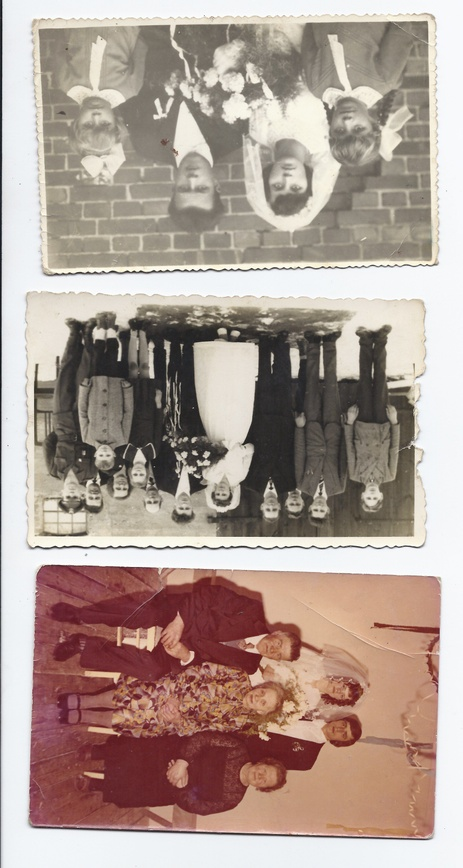
#> input picture temp_input/1.jpg, 463 x 868 px, shrunk from 1866 x 3496 before the run
$ python -i verify_tissaia_v14.py   (imports and definitions only)
#> lines starting #> are read from the running program, lines starting #| are printed output that depends on the picture; after the words box and inside, x2 and y2 are one past the last pixel; in counts of white or black regions, pixels touching at a corner belong together
#> further down, picture is the input picture: shape (868, 463, 3); mean B, G, R 148.2, 157, 174.2
import os
import re
import zipfile
import shutil
import cv2
import numpy as np
import concurrent.futures
import time

# --- CONFIG ---
INPUT_ZIP = "zdjecia.zip"
TEMP_DIR = "temp_input"
CHECKLIST_FILE = "Lista kontrolna.txt"
DEBUG_DIR = "debug_output"

class Colors:
    HEADER = '\033[95m'
    OKBLUE = '\033[94m'
    OKGREEN = '\033[92m'
    WARNING = '\033[93m'
    FAIL = '\033[91m'
    CYAN = '\033[96m'
    BOLD = '\033[1m'
    ENDC = '\033[0m'

# --- 1. SETUP ENV ---
# [34 lines left out: functions setup_environment, parse_checklist, not called in this run]

# --- CORE ALGORITHMS (SILNIK GRAFICZNY) ---

def run_watershed(img, dist_ratio=0.2, kernel_size=3, morph_iter=2):
    """
    Level 1 & 2: Watershed segmentation.
    """
#> called with dist_ratio = 0.2, kernel_size = 3, morph_iter = 2
    try:
        gray = cv2.cvtColor(img, cv2.COLOR_BGR2GRAY)
        ret, thresh = cv2.threshold(gray, 0, 255, cv2.THRESH_BINARY_INV + cv2.THRESH_OTSU)
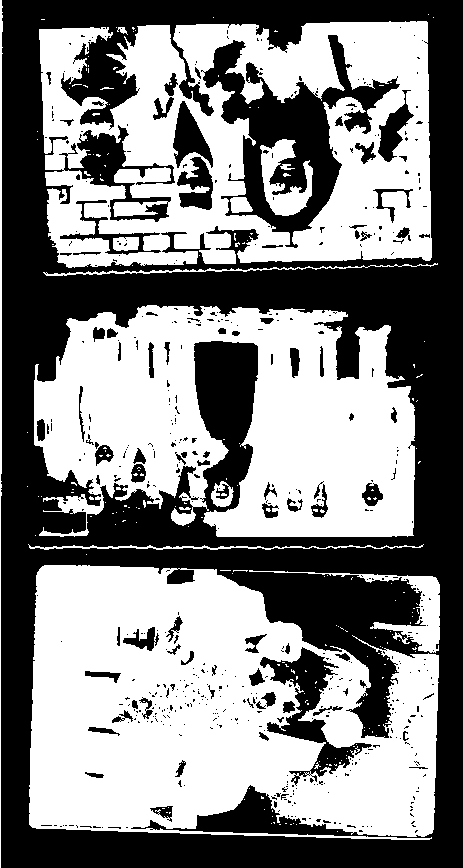
#> thresh: shape (868, 463); 52.2% white; 553 black regions (468 under 20 px), largest, box (x1, y1, x2, y2) and area: (1, 0, 463, 868) 161722, (201, 35, 400, 248) 13171, (260, 647, 372, 786) 4050
#> ret = 163

        kernel = np.ones((kernel_size, kernel_size), np.uint8)
        opening = cv2.morphologyEx(thresh, cv2.MORPH_OPEN, kernel, iterations=morph_iter)
#> opening: shape (868, 463); 48.9% white; 46 white regions, largest, box (x1, y1, x2, y2) and area: (29, 565, 323, 832) 58786, (34, 305, 415, 537) 57457, (99, 21, 432, 263) 36269

        sure_bg = cv2.dilate(opening, kernel, iterations=3)
#> sure_bg: shape (868, 463); 59.9% white; 52 black regions (22 under 20 px), largest, box (x1, y1, x2, y2) and area: (0, 0, 463, 868) 138740, (200, 38, 388, 229) 8498, (197, 344, 255, 503) 5839

        dist_transform = cv2.distanceTransform(opening, cv2.DIST_L2, 5)
        ret, sure_fg = cv2.threshold(dist_transform, dist_ratio * dist_transform.max(), 255, 0)
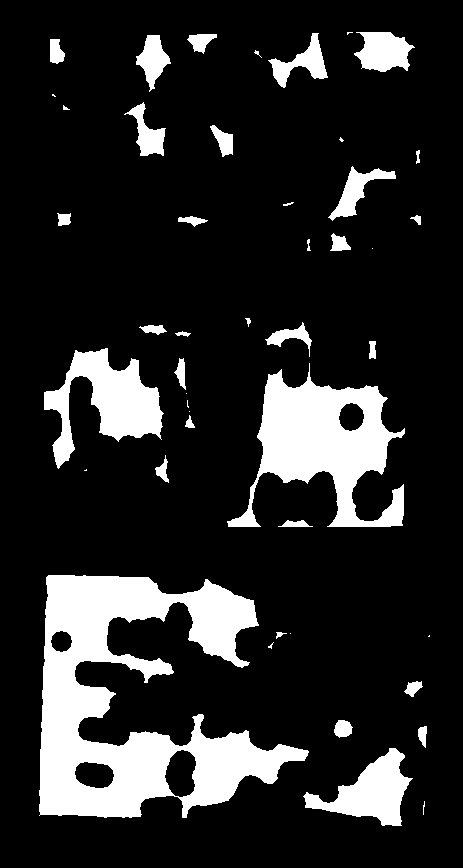
#> sure_fg: shape (868, 463) float32; 15.7% white; 46 white regions (14 under 20 px), largest, box (x1, y1, x2, y2) and area: (39, 575, 309, 818) 30021, (227, 363, 405, 527) 13079, (44, 348, 164, 469) 6235
#> ret = 10.23
        sure_fg = np.uint8(sure_fg)

        unknown = cv2.subtract(sure_bg, sure_fg)
#> unknown: shape (868, 463); 44.2% white; 13 white regions, largest, box (x1, y1, x2, y2) and area: (36, 18, 435, 270) 68056, (26, 562, 443, 840) 54345, (31, 302, 418, 540) 48267

        ret, markers = cv2.connectedComponents(sure_fg)
#> markers: shape (868, 463) int32; 47 distinct labels, from 0 to 46
#> ret = 47
        markers = markers + 1
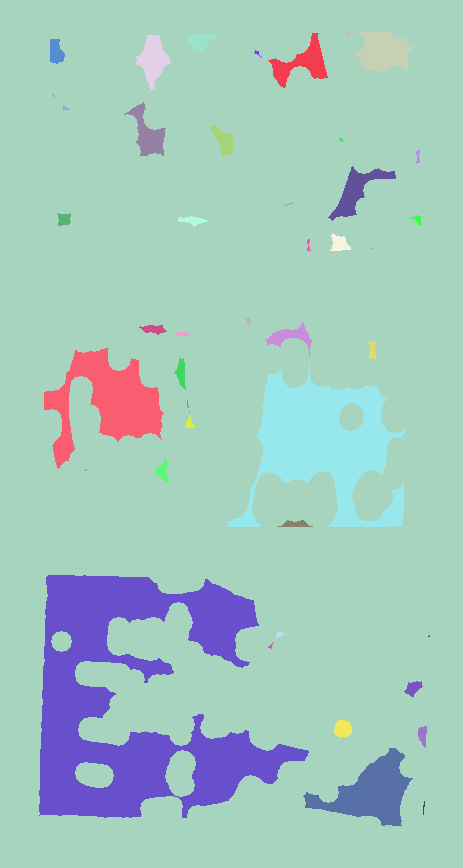
#> markers: shape (868, 463) int32; 47 distinct labels, from 1 to 47; one colour per label, 0 black
        markers[unknown == 255] = 0
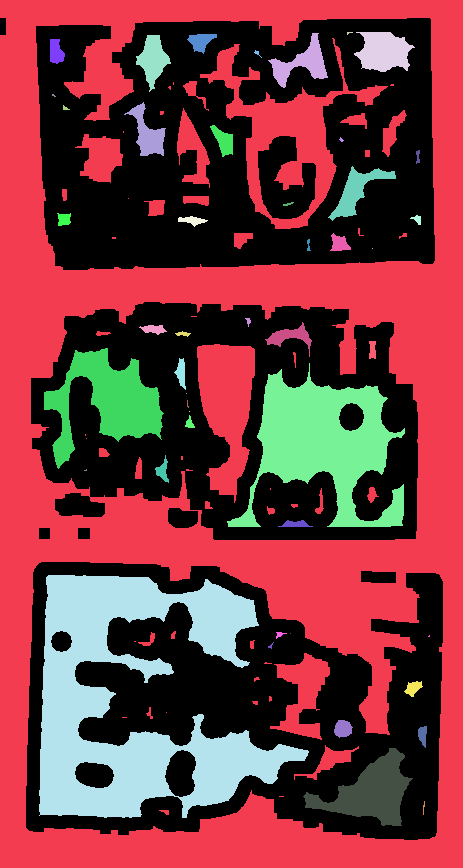
#> markers: shape (868, 463) int32; 48 distinct labels, from 0 to 47; one colour per label, 0 black

        markers = cv2.watershed(img, markers)
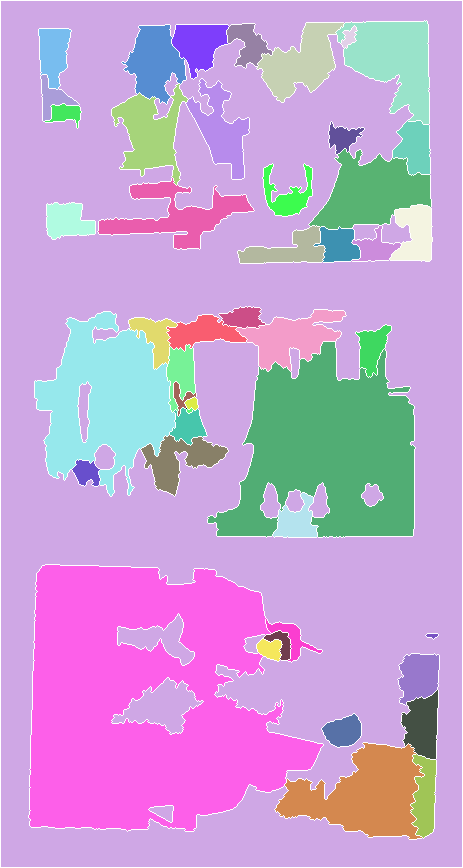
#> markers: shape (868, 463) int32; 49 distinct labels, from -1 to 47; one colour per label, 0 black, -1 white

        cuts = 0
        map_img = img.copy()
        img_area = img.shape[0] * img.shape[1]
#> img_area = 401884
        unique_markers = np.unique(markers)
#> unique_markers = 49 values from -1 to 47

        for m in unique_markers:
            if m <= 1: continue

            mask = np.zeros(gray.shape, dtype="uint8")
            mask[markers == m] = 255

            contours, _ = cv2.findContours(mask, cv2.RETR_EXTERNAL, cv2.CHAIN_APPROX_SIMPLE)
            if not contours: continue

            c = contours[0]
            area = cv2.contourArea(c)
            if area < (img_area * 0.015): continue

            x, y, w, h = cv2.boundingRect(c)
            ratio = w / float(h)
            if ratio > 20 or ratio < 0.05: continue

            cuts += 1
            cv2.rectangle(map_img, (x, y), (x+w, y+h), (0, 255, 0), 5)
            cv2.putText(map_img, str(cuts), (x+50, y+100), cv2.FONT_HERSHEY_SIMPLEX, 3, (0, 0, 255), 5)
#> this loop made 49 passes
#> area on passes 4 to 15: 3303.5, 139.5, 5403, 2800.5, 1773.5, 1272.5, 935.5, 551, 3339.5, 380.5, 2524, 507.5
#> (area, x, y, w, h, ratio) on passes 30, 32, 40, 48: (14626, 35, 312, 140, 184, 0.761), (24982, 208, 342, 207, 195, 1.06), (56879, 29, 565, 294, 266, 1.11), (7806, 275, 743, 149, 96, 1.55)
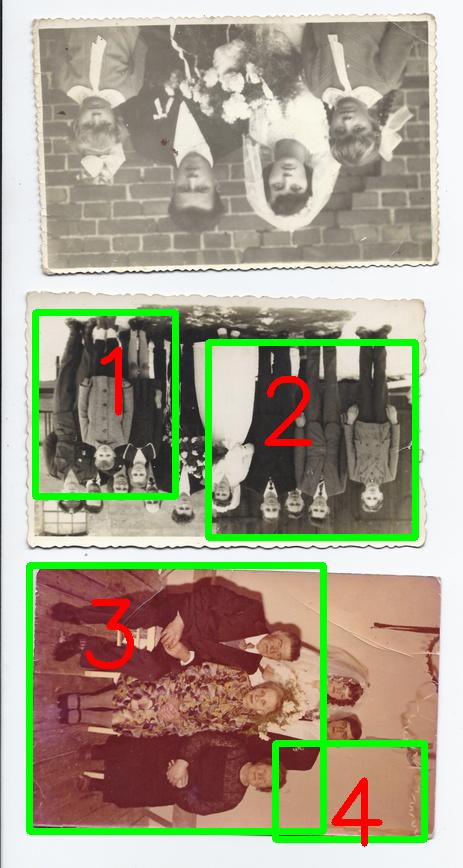
#> map_img: shape (868, 463, 3); 6.22% of pixels changed, all inside (x1, y1, x2, y2) = (26, 309, 428, 847)
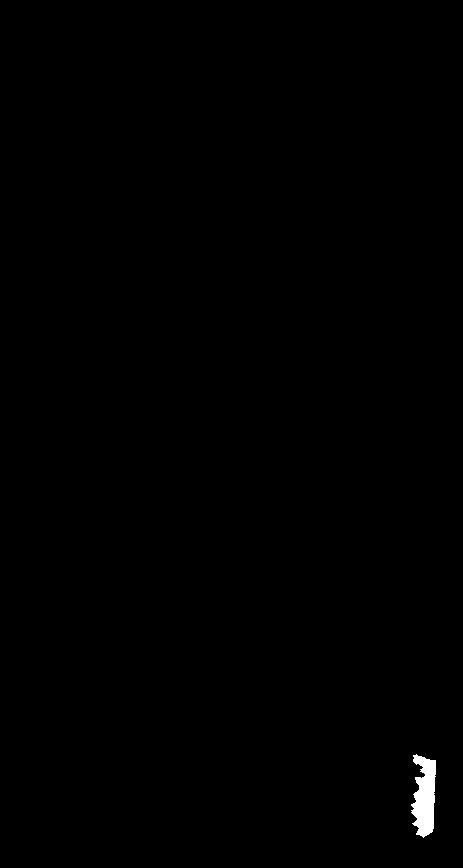
#> mask: shape (868, 463); 0.36% white; 1 white region, box (x1, y1, x2, y2) and area: (411, 754, 436, 838) 1433
#> after the loop, cuts = 4

        return cuts, map_img
    except Exception:
        return 0, None

# [219 lines left out: functions run_simple_contours, run_glue_protocol, solve_file, main, not called in this run]

# [2 lines not run here, left out]

>>> import cv2
>>> picture = cv2.imread('temp_input/1.jpg')
>>> result = run_watershed(picture)

$ run again, on temp_input/13.jpg
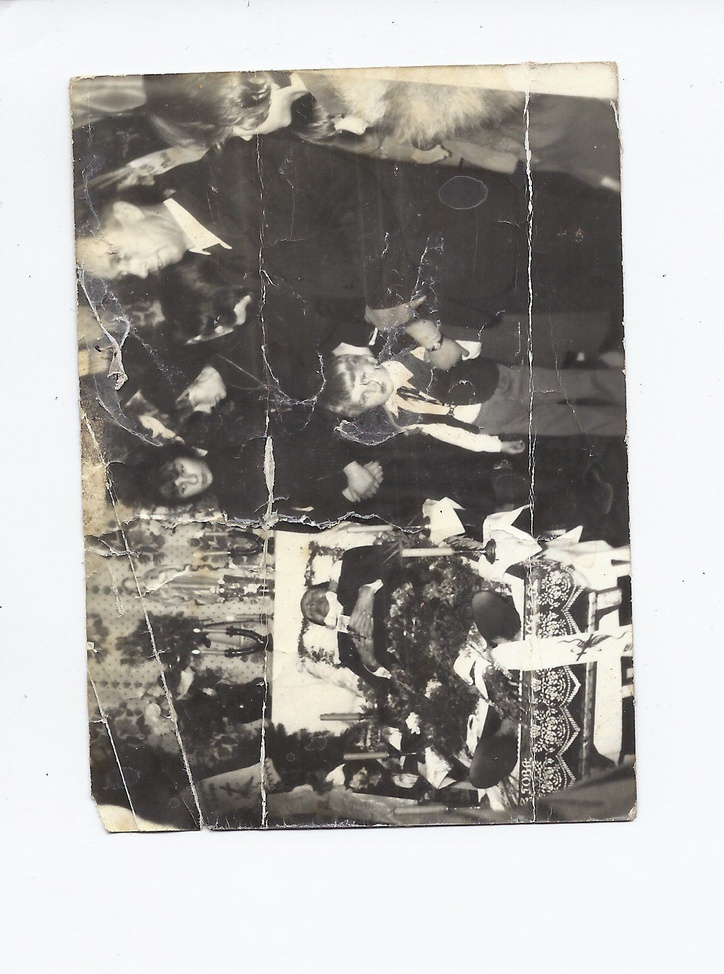
#> input picture temp_input/13.jpg, 724 x 974 px, shrunk from 1172 x 1577 before the run
#> picture is the input picture: shape (974, 724, 3); mean B, G, R 164.2, 167.5, 169.9
#> in run_watershed, `ret, thresh = cv2.threshold(gray, 0, 255, cv2.THRESH_BINARY_INV + cv2...`:
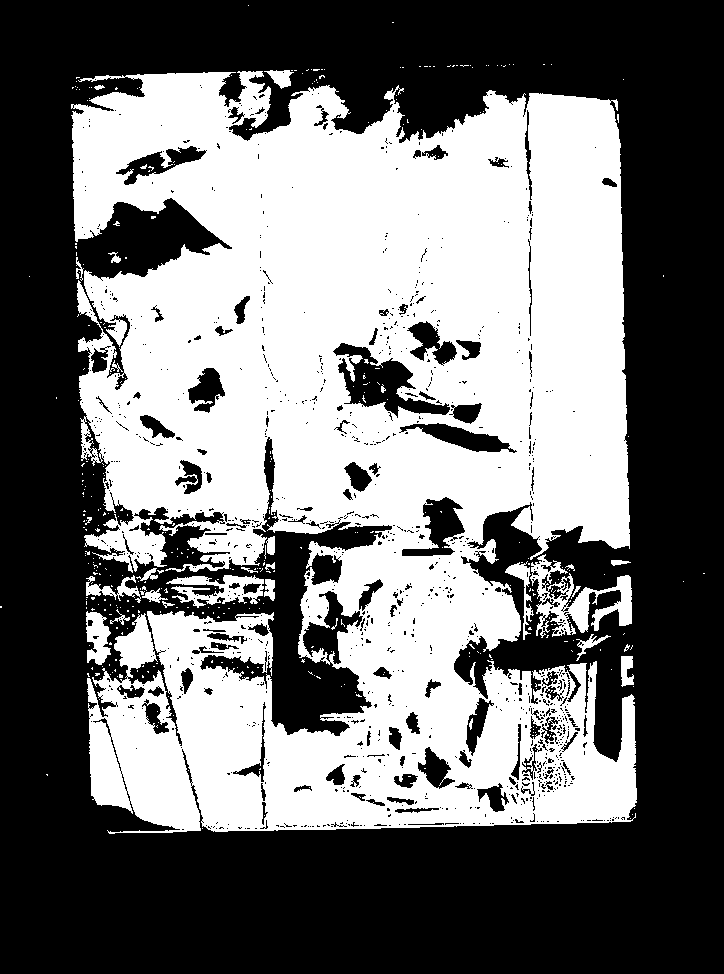
#> thresh: shape (974, 724); 44.7% white; 394 white regions (365 under 20 px), largest, box (x1, y1, x2, y2) and area: (71, 71, 637, 834) 305564, (530, 554, 632, 638) 3161, (166, 575, 264, 608) 1574
#> in run_watershed, `ret, thresh = cv2.threshold(gray, 0, 255, cv2.THRESH_BINARY_INV + cv2...`: ret = 159
#> opening: shape (974, 724); 41.9% white; 91 white regions, largest, box (x1, y1, x2, y2) and area: (72, 72, 630, 831) 271902, (534, 682, 637, 824) 6999, (86, 516, 165, 566) 1719
#> sure_bg: shape (974, 724); 49.3% white; 16 white regions, largest, box (x1, y1, x2, y2) and area: (69, 67, 640, 834) 338199, (535, 573, 635, 635) 3091, (206, 572, 278, 607) 1730
#> in run_watershed, `ret, sure_fg = cv2.threshold(dist_transform, dist_ratio * dist_transfo..`: ret = 12.08
#> unknown: shape (974, 724); 33.5% white; 25 white regions, largest, box (x1, y1, x2, y2) and area: (69, 67, 640, 834) 219480, (166, 356, 254, 425) 3167, (535, 573, 635, 635) 3091
#> in run_watershed, `ret, markers = cv2.connectedComponents(sure_fg)`: ret = 35
#> unique_markers = 36 values from -1 to 35
#> the loop in run_watershed, `for m in unique_markers:` made 36 passes
#> area on passes 5, 7, 8, 9, 10, 11, 12, 13: 303, 159.5, 589, 839.5, 6527.5, 363, 1163, 769.5
#> after the loop in run_watershed, `for m in unique_markers:`:
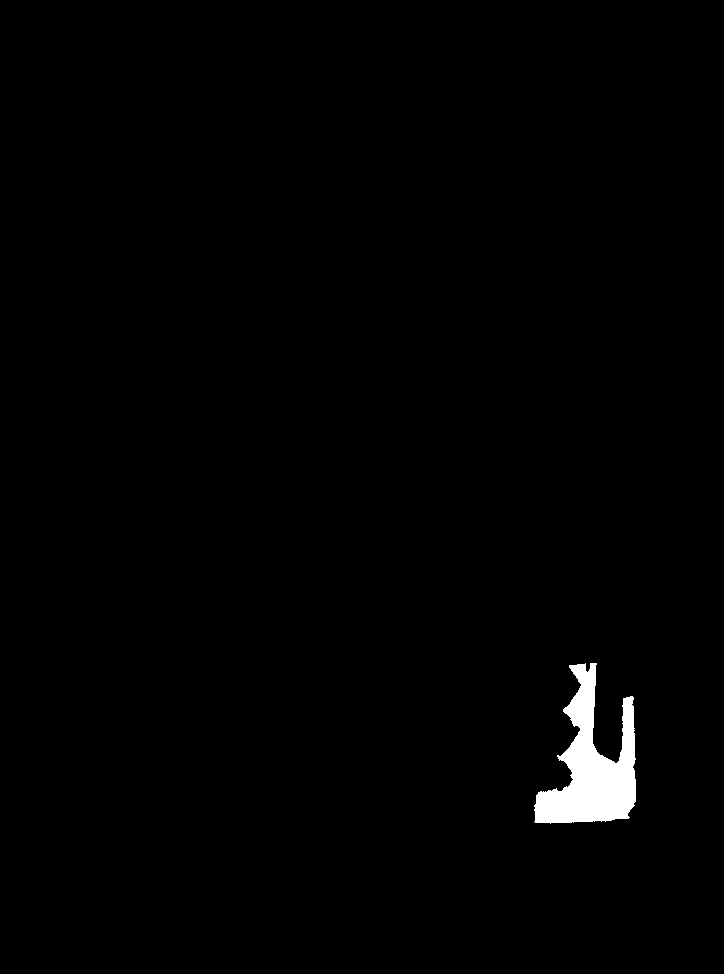
#> mask: shape (974, 724); 1.1% white; 1 white region, box (x1, y1, x2, y2) and area: (534, 663, 636, 824) 8069
#> after the loop in run_watershed, `for m in unique_markers:`: cuts = 6

$ run again, on temp_input/15.jpg
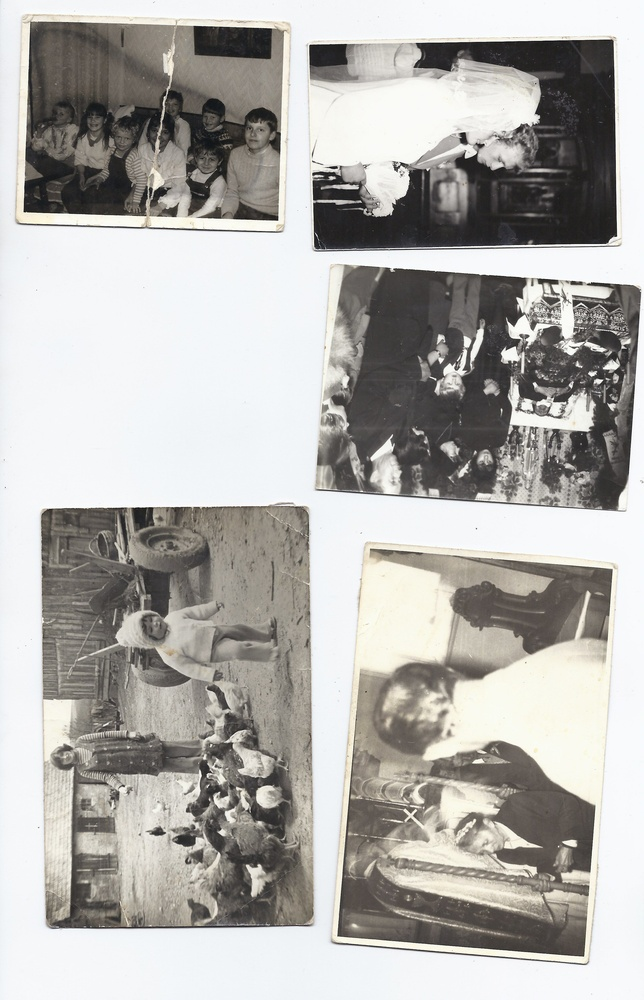
#> input picture temp_input/15.jpg, 644 x 1000 px, shrunk from 2538 x 3938 before the run
#> picture is the input picture: shape (1000, 644, 3); mean B, G, R 171.7, 175.1, 176.9
#> in run_watershed, `ret, thresh = cv2.threshold(gray, 0, 255, cv2.THRESH_BINARY_INV + cv2...`:
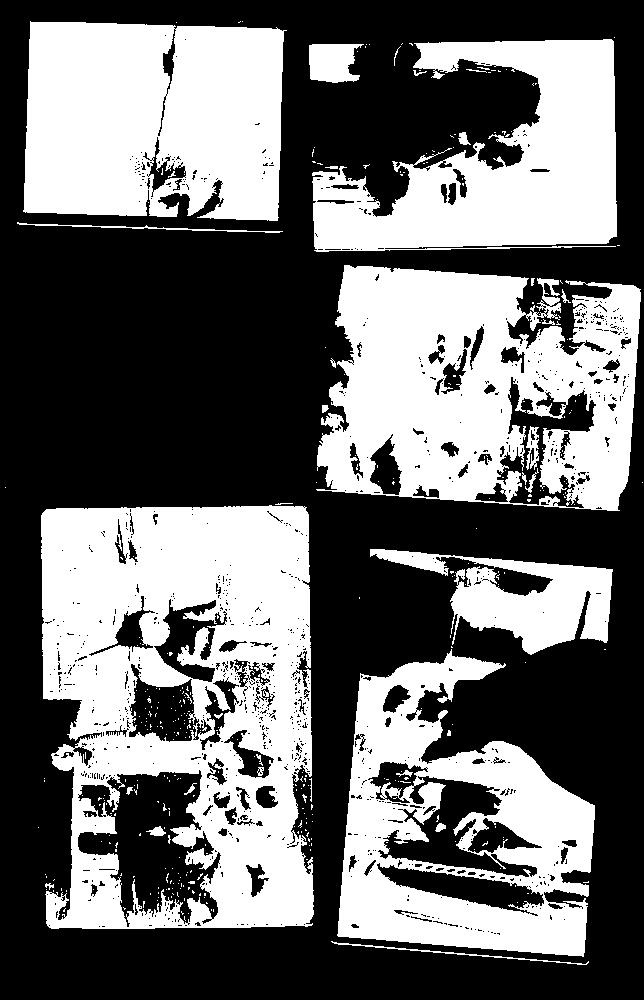
#> thresh: shape (1000, 644); 42.5% white; 382 white regions (348 under 20 px), largest, box (x1, y1, x2, y2) and area: (41, 505, 314, 929) 80153, (316, 265, 641, 511) 54928, (23, 21, 287, 221) 46644
#> in run_watershed, `ret, thresh = cv2.threshold(gray, 0, 255, cv2.THRESH_BINARY_INV + cv2...`: ret = 164
#> opening: shape (1000, 644); 39.6% white; 68 white regions, largest, box (x1, y1, x2, y2) and area: (41, 506, 314, 929) 70934, (317, 265, 641, 511) 49577, (24, 22, 284, 221) 45241
#> sure_bg: shape (1000, 644); 48.4% white; 17 white regions, largest, box (x1, y1, x2, y2) and area: (38, 503, 317, 932) 92849, (314, 262, 644, 514) 62048, (21, 19, 287, 224) 50410
#> in run_watershed, `ret, sure_fg = cv2.threshold(dist_transform, dist_ratio * dist_transfo..`: ret = 13.79
#> unknown: shape (1000, 644); 37.7% white; 17 white regions, largest, box (x1, y1, x2, y2) and area: (38, 503, 317, 932) 83164, (314, 262, 644, 514) 50562, (335, 651, 598, 959) 44116
#> in run_watershed, `ret, markers = cv2.connectedComponents(sure_fg)`: ret = 44
#> unique_markers = 45 values from -1 to 44
#> the loop in run_watershed, `for m in unique_markers:` made 45 passes
#> area on passes 6, 7, 8, 10, 11, 12, 14, 15: 1273.5, 953.5, 126.5, 1289, 3805, 1043.5, 1247, 1448
#> after the loop in run_watershed, `for m in unique_markers:`:
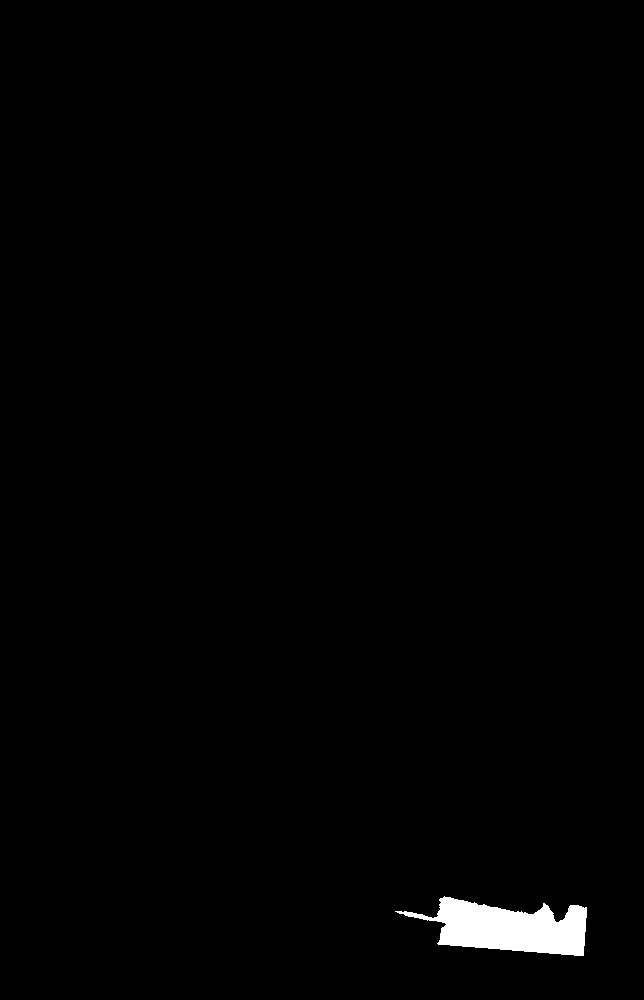
#> mask: shape (1000, 644); 1% white; 1 white region, box (x1, y1, x2, y2) and area: (395, 896, 587, 956) 6486
#> after the loop in run_watershed, `for m in unique_markers:`: cuts = 7
